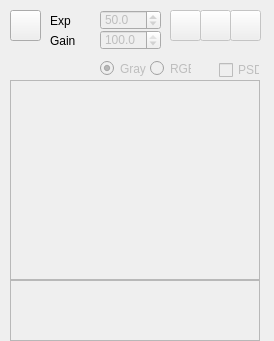
<?xml version="1.0" encoding="UTF-8"?>
<ui version="4.0">
 <class>Form</class>
 <widget class="QWidget" name="Form">
  <property name="geometry">
   <rect>
    <x>0</x>
    <y>0</y>
    <width>274</width>
    <height>341</height>
   </rect>
  </property>
  <property name="windowTitle">
   <string>Form</string>
  </property>
  <widget class="QPushButton" name="b_init">
   <property name="geometry">
    <rect>
     <x>10</x>
     <y>10</y>
     <width>31</width>
     <height>31</height>
    </rect>
   </property>
   <property name="text">
    <string/>
   </property>
   <property name="icon">
    <iconset>
     <normaloff>../../../../Control/ControlInterface/Tango/utilities-system-monitor1.png</normaloff>../../../../Control/ControlInterface/Tango/utilities-system-monitor1.png</iconset>
   </property>
  </widget>
  <widget class="QDoubleSpinBox" name="t_gain">
   <property name="enabled">
    <bool>false</bool>
   </property>
   <property name="geometry">
    <rect>
     <x>100</x>
     <y>30</y>
     <width>61</width>
     <height>20</height>
    </rect>
   </property>
   <property name="decimals">
    <number>1</number>
   </property>
   <property name="minimum">
    <double>1.000000000000000</double>
   </property>
   <property name="maximum">
    <double>100.000000000000000</double>
   </property>
   <property name="value">
    <double>100.000000000000000</double>
   </property>
  </widget>
  <widget class="QDoubleSpinBox" name="t_exp">
   <property name="enabled">
    <bool>false</bool>
   </property>
   <property name="geometry">
    <rect>
     <x>100</x>
     <y>10</y>
     <width>61</width>
     <height>20</height>
    </rect>
   </property>
   <property name="prefix">
    <string/>
   </property>
   <property name="suffix">
    <string/>
   </property>
   <property name="decimals">
    <number>1</number>
   </property>
   <property name="maximum">
    <double>20000.000000000000000</double>
   </property>
   <property name="value">
    <double>50.000000000000000</double>
   </property>
  </widget>
  <widget class="QPushButton" name="b_play">
   <property name="enabled">
    <bool>false</bool>
   </property>
   <property name="geometry">
    <rect>
     <x>170</x>
     <y>10</y>
     <width>31</width>
     <height>31</height>
    </rect>
   </property>
   <property name="text">
    <string/>
   </property>
   <property name="icon">
    <iconset>
     <normaloff>../../../../Control/ControlInterface/Tango/media-playback-start1.png</normaloff>
     <normalon>../../../../Control/ControlInterface/Tango/media-playback-stop2.png</normalon>../../../../Control/ControlInterface/Tango/media-playback-start1.png</iconset>
   </property>
   <property name="iconSize">
    <size>
     <width>16</width>
     <height>16</height>
    </size>
   </property>
   <property name="checkable">
    <bool>true</bool>
   </property>
  </widget>
  <widget class="QPushButton" name="b_capture">
   <property name="enabled">
    <bool>false</bool>
   </property>
   <property name="geometry">
    <rect>
     <x>200</x>
     <y>10</y>
     <width>31</width>
     <height>31</height>
    </rect>
   </property>
   <property name="text">
    <string/>
   </property>
   <property name="icon">
    <iconset>
     <normaloff>../../../../Control/ControlInterface/Tango/camera-photo2.png</normaloff>../../../../Control/ControlInterface/Tango/camera-photo2.png</iconset>
   </property>
  </widget>
  <widget class="QPushButton" name="b_store">
   <property name="enabled">
    <bool>false</bool>
   </property>
   <property name="geometry">
    <rect>
     <x>230</x>
     <y>10</y>
     <width>31</width>
     <height>31</height>
    </rect>
   </property>
   <property name="text">
    <string/>
   </property>
   <property name="icon">
    <iconset>
     <normaloff>../../../../Control/ControlInterface/Tango/document-save2.png</normaloff>../../../../Control/ControlInterface/Tango/document-save2.png</iconset>
   </property>
  </widget>
  <widget class="QLabel" name="l_gain">
   <property name="geometry">
    <rect>
     <x>50</x>
     <y>30</y>
     <width>46</width>
     <height>21</height>
    </rect>
   </property>
   <property name="text">
    <string>Gain</string>
   </property>
  </widget>
  <widget class="QFrame" name="frame">
   <property name="geometry">
    <rect>
     <x>10</x>
     <y>80</y>
     <width>250</width>
     <height>200</height>
    </rect>
   </property>
   <property name="sizePolicy">
    <sizepolicy hsizetype="Expanding" vsizetype="Expanding">
     <horstretch>0</horstretch>
     <verstretch>0</verstretch>
    </sizepolicy>
   </property>
   <property name="frameShape">
    <enum>QFrame::StyledPanel</enum>
   </property>
   <property name="frameShadow">
    <enum>QFrame::Raised</enum>
   </property>
  </widget>
  <widget class="QFrame" name="gradientframe">
   <property name="geometry">
    <rect>
     <x>10</x>
     <y>280</y>
     <width>250</width>
     <height>61</height>
    </rect>
   </property>
   <property name="sizePolicy">
    <sizepolicy hsizetype="Expanding" vsizetype="Preferred">
     <horstretch>0</horstretch>
     <verstretch>0</verstretch>
    </sizepolicy>
   </property>
   <property name="frameShape">
    <enum>QFrame::StyledPanel</enum>
   </property>
   <property name="frameShadow">
    <enum>QFrame::Raised</enum>
   </property>
  </widget>
  <widget class="QCheckBox" name="c_isPSD">
   <property name="enabled">
    <bool>false</bool>
   </property>
   <property name="geometry">
    <rect>
     <x>219</x>
     <y>60</y>
     <width>41</width>
     <height>20</height>
    </rect>
   </property>
   <property name="text">
    <string>PSD</string>
   </property>
  </widget>
  <widget class="QLabel" name="l_gain_2">
   <property name="geometry">
    <rect>
     <x>50</x>
     <y>10</y>
     <width>46</width>
     <height>21</height>
    </rect>
   </property>
   <property name="text">
    <string>Exp</string>
   </property>
  </widget>
  <widget class="QRadioButton" name="rb_gray">
   <property name="enabled">
    <bool>false</bool>
   </property>
   <property name="geometry">
    <rect>
     <x>100</x>
     <y>60</y>
     <width>51</width>
     <height>17</height>
    </rect>
   </property>
   <property name="toolTip">
    <string>set to gray scale</string>
   </property>
   <property name="text">
    <string>Gray</string>
   </property>
   <property name="checked">
    <bool>true</bool>
   </property>
   <attribute name="buttonGroup">
    <string notr="true">buttonGroup</string>
   </attribute>
  </widget>
  <widget class="QRadioButton" name="rb_rgb">
   <property name="enabled">
    <bool>false</bool>
   </property>
   <property name="geometry">
    <rect>
     <x>150</x>
     <y>60</y>
     <width>41</width>
     <height>17</height>
    </rect>
   </property>
   <property name="toolTip">
    <string>set to rgb mode</string>
   </property>
   <property name="text">
    <string>RGB</string>
   </property>
   <attribute name="buttonGroup">
    <string notr="true">buttonGroup</string>
   </attribute>
  </widget>
 </widget>
 <resources/>
 <connections/>
 <buttongroups>
  <buttongroup name="buttonGroup"/>
 </buttongroups>
</ui>
